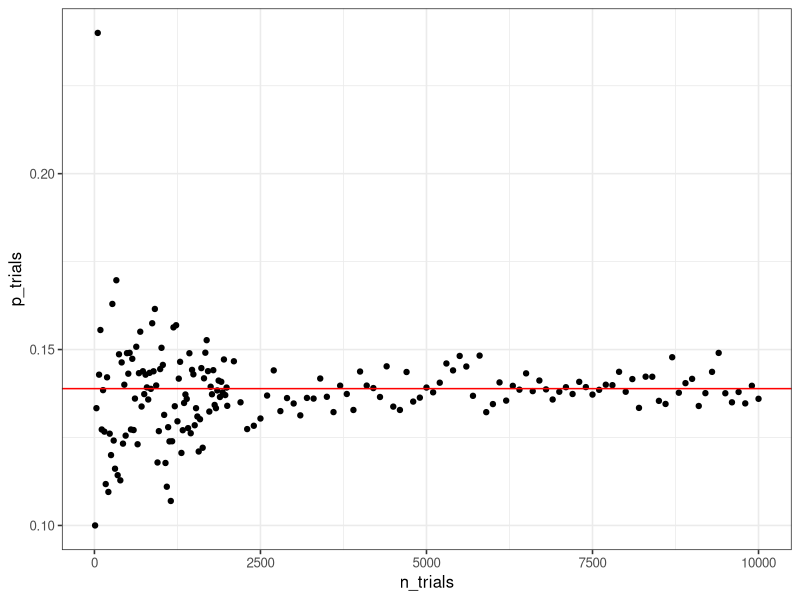

This chart was generated by the following R code:
## ---- chunk 1
knitr::opts_chunk$set(echo = TRUE)

library(tidyverse)

# set theme used for plotting
theme_set(theme_bw(base_size = 12))
## ---- chunk 2
sample(x = 1:10, size = 1)
sample(x = 1:10, size = 8)
# sample(x = 1:10, size = 30)
## ---- chunk 3
sample(x = 1:10, size = 20, replace = TRUE)
sample(1:10, 20, replace = TRUE)
## ---- chunk 4
bloodtypes <- c("O", "A", "B", "AB")
bloodprobs <- c(0.45, 0.40, 0.11, 0.04)
sample(x = bloodtypes, size = 30, prob = bloodprobs, replace = TRUE)
## ---- chunk 5
sim_data <- sample(
  x = bloodtypes, size = 10000,
  prob = bloodprobs, replace = TRUE
)
table(sim_data)

table(sim_data) / 10000
## ---- chunk 6
die1 <- sample(x = 1:6, size = 10000, replace = TRUE)
die2 <- sample(x = 1:6, size = 10000, replace = TRUE)
sumDice <- die1 + die2

head(die1)
head(die2)
head(sumDice)
## ---- chunk 7
eventE <- sumDice == 6
head(eventE)
mean(eventE)
round(5/36, 4)

eventF <- die1 == 2 | die2 == 2
head(eventF)
mean(eventF)
round(11/36, 4)

mean(eventE & eventF)
mean((sumDice == 6) & (die1 == 2 | die2 == 2))
round(2/36, 4)

mean((sumDice == 6) | (die1 == 2 | die2 == 2))
round(14/36, 4)
## ---- chunk 8
dice <- sample(x = 1:6, size = 7, replace = TRUE) # roll seven dice
sum(dice) > 30 # test if the event occurred

replicate(20, {
  dice <- sample(x = 1:6, size = 7, replace = TRUE) # roll seven dice
  sum(dice) > 30 # test if the event occurred
})

event <- replicate(10000, {
  dice <- sample(x = 1:6, size = 7, replace = TRUE) # roll seven dice
  sum(dice) > 30 # test if the event occurred
})
mean(event)


## ---- chunk 9
die_roll <- sample(1:6, 3, TRUE)
max(die_roll) == 4

replicate(20, {
  die_roll <- sample(1:6, 3, TRUE)
  max(die_roll) == 4
})

event <- replicate(10000, {
  die_roll <- sample(1:6, 3, TRUE)
  max(die_roll) == 4
})
mean(event)
## ---- chunk 10
mean(replicate(10, {
  sum(sample(1:6, 2, T)) == 6
}))

mean(replicate(200, {
  sum(sample(1:6, 2, T)) == 6
}))

mean(replicate(10000, {
  sum(sample(1:6, 2, T)) == 6
}))
## ---- chunk 11
n_step <- 100
trials <- c(seq(10,2000,20), seq(2000, 10000, n_step))
# trials <- c(10,20)

c(seq(1, 200, 2), seq(200, 1000, 10))
seq(10,2000,20)
seq(2000, 10000, n_step)

trials

n <- NULL
p_6 <- NULL

for (n in trials) {
  # print(n)
  p_n6 <- NULL
  p_n6 <- mean(replicate(n, {
    sum(sample(1:6, 2, T)) == 6
  }))
  p_6 <- c(p_6, p_n6)
  # print(p_6)
}

# plot(trials, p_6)
## ---- chunk 12
sum_6 <- tibble(
  n_trials = trials,
  p_trials = p_6
)

ggplot(sum_6, aes(x = n_trials, y = p_trials)) +
  geom_point() +
  geom_hline(aes(yintercept = 0.138888), color = "red")
## ---- chunk 13
coinToss <- sample(c("H", "T"), 10, replace = TRUE)
coinToss

sum(coinToss == "H")

sum(coinToss == "H") == 3

coinToss[1:9]

sum(coinToss[1:9] == "H") == 2

sum(coinToss == "H") == 3 & sum(coinToss[1:9] == "H") == 2

event <- replicate(10000, {
  coinToss <- sample(c("H", "T"), 10, replace = TRUE)
  (sum(coinToss == "H") == 3) & (sum(coinToss[1:9] == "H") == 2)
})

mean(event)

sum(coinToss == "H") == 3 & coinToss[10] == "H"

sum(coinToss[1:9] == "H") == 2 & coinToss[10] == "H"
## ---- chunk 14
sample_size <- 25

birthdays <- sample(x = 1:365, size = sample_size, replace = TRUE)
birthdays

anyDuplicated(birthdays)
birthdays[anyDuplicated((birthdays))]

eventB <- replicate(n = 10000, {
  birthdays <- sample(x = 1:365, size = 25, replace = TRUE)
  anyDuplicated(birthdays) > 0
})
mean(eventB)
## ---- chunk 15
event <- replicate(10000, {
  x <- sort(runif(3, 0, 1))
  sum(x[1:2]) > x[3]
})
# runif, 3 random numbers between 0 and 1
# sum, sum number of index 1 to 2 that are greather than index 3
mean(event)

## ---- chunk 16

# If you buy a bag from the New Jersey factory that contains 35 M&M’s, what is the probability that it will contain exactly 9 Blue and 5 Red M&M’s?
 
# To do this, we can use the prob argument in the sample function, as follows.

mm_colors <- c("Blue", "Orange", "Green", "Yellow", "Red", "Brown")
mm_probs <- c(25, 25, 12.5, 12.5, 12.5, 12.5)
bag <- sample(
  x = mm_colors,
  size = 35,
  replace = TRUE,
  prob = mm_probs
)
sum(bag == "Blue") # counts the number of Blue M&M's
mean(bag == "Blue")



event <- replicate(10000, {
  bag <- sample(
    x = mm_colors,
    size = 35,
    replace = TRUE,
    prob = mm_probs
  )
  sum(bag == "Blue") == 9 & sum(bag == "Red") == 5
})
mean(event)
## ---- chunk 17
mean(replicate(10000, {
  sum(sample(1:6, 2, T)) == 2
  
}))

tester <- sample(1:5)
tester
max(tester)
sum(tester) == 15

?sample
?max
?sum
## ---- chunk 18
mean(replicate(10000, {
  roll5 <- sample(1:6, 5, replace = TRUE)
  any(roll5 == 6)
}))
## ---- chunk 19
eventAB <- replicate(10000, {
  dieRoll <- sample(1:6, 2, replace = TRUE)
  (sum(dieRoll) >= 10) && (6 %in% dieRoll)
})
probAB <- mean(eventAB)
probAB

eventB <- replicate(10000, {
  die_roll <- sample(1:6, 2, replace = TRUE)
  6 %in% die_roll
})
probB <- mean(eventB)
probB

probAB / probB
5/11
